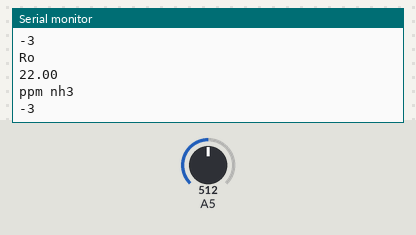
The sketch below on a simulated Arduino Uno, built with avr-gcc and run on an emulated ATmega328P. Parts: the last lines printed to the serial monitor. The inputs (shaded band) are chosen by the test bench; at power-on: A5 = 512.

Above: at 1.3 s.
1.4 s: A5 set to 0
At 1.84 s:
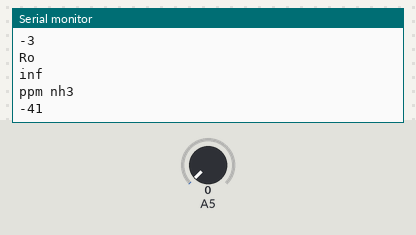
3.5 s: A5 set to 122
At 3.85 s:
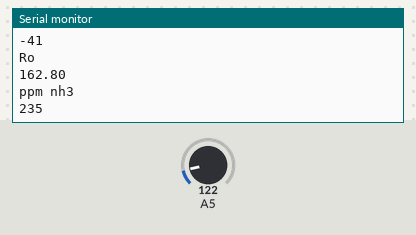
Timing chart, 0 to 6.5 s (numbered marks = the images above; inputs shaded):
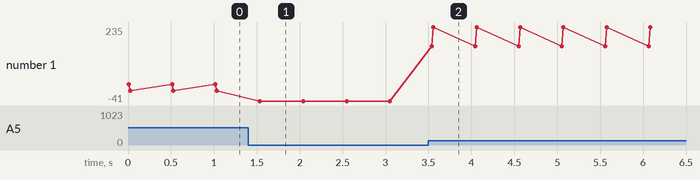

Measured:
- after the input at 1.4 s, the serial monitor: prints a new line after 0.12 s (image 1)
- after the input at 3.5 s, the serial monitor: prints a new line at once (image 2)
- plotted number 1: -3 → -41 after the input at 1.4 s, -41 → 235 after the input at 3.5 s

The sketch:

test5.ino
```cpp
#define _RLValue 22
void setup() {
  // put your setup code here, to run once:
Serial.begin(9600);
pinMode(A0,INPUT);
pinMode(A1,INPUT);
pinMode(A2,INPUT);
pinMode(A3,INPUT);
pinMode(A4,INPUT);
pinMode(A5,INPUT);
}

void loop() {
  // put your main code here, to run repeatedly:
 float mq135=analogRead(A5);
  float V_RL = mq135*5/1023;

  float _RS_Calc = (((5/V_RL)-1)*_RLValue);
  float x = _RS_Calc;
  for(int i =0;i<500;i++){
    _RS_Calc= _RS_Calc+x;
  };
  _RS_Calc=_RS_Calc/500;
  Serial.println("Ro");
  Serial.println(_RS_Calc);
  int y=map(_RS_Calc,30,200,10,300);
  Serial.println("ppm nh3");
  Serial.println(y);
  delay(500);
}
```
